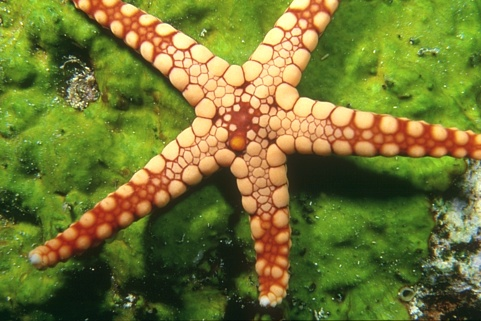
#> input picture 12003.jpg, 481 x 321 px
$ jupyter execute Visual_computing_Filtering_solutions.ipynb
#> lines starting #> are read from the running program, lines starting #| are printed output that depends on the picture; after the words box and inside, x2 and y2 are one past the last pixel; in counts of white or black regions, pixels touching at a corner belong together
# VIC - Introduction to Visual Computing

## Low-Level Vision, Image Filtering, Edge Detection.

During these exercises, you will become familiar with image processing and low level vision in `Python`.

For the lab exercises use `jupyter` (or anything else at your own risk). It can be installed by issuing `pip install jupyter` on Linux after installing pip itself with `apt install python-pip`. Mac and Windows users can find the installation instructions online. The first thing that is needed is to import some libraries, such as `numpy`, `scipy`, `random` and `matplotlib` for visualization. If they are missing you can simply install them with e.g., `pip install numpy`

[cell 1]
import scipy
import numpy as np
import matplotlib.pyplot as plt

### Exercise 1

Consider the filter `f = [1,3,2]` and the 1D image `I = [0,1,2,3,3,3,1,3,6]`. What is the result of `f*I`? Implement your own convolution and then compare it to `scipy.ndimage.convolve1d`. Pad the image with zeros at the boundaries if necessary. Plot the two signals and observe their difference. What does this filter do?

[cell 2]
f = np.array([1, 3, 2])
I = np.array([0, 1, 2, 3, 3, 3, 1, 3, 6])

[cell 3]
O = np.zeros_like(I)
pad_I = np.pad(I, pad_width=1, mode='constant')

for i in range(len(I)):
    O[i] = np.sum(pad_I[i:i+3] * f[::-1])

print(O)

[cell 4]
from scipy.ndimage import convolve1d

O_np = convolve1d(I, f, mode='constant')
print(O_np)

[cell 5]
fig, ax = plt.subplots(figsize=(8, 3))

ax.plot(O_np, color='orange')
ax.scatter(range(len(O_np)), O_np, marker='o', color='orange')
ax.plot(I, color='blue')
ax.scatter(range(len(I)), I, marker='o', color='blue')

### Exercise 2

Now let us pass to two dimensions. We read an image and the corresponding (human generated) ground truth of the image contours.

[cell 6]
from scipy import io

mat = io.loadmat('12003.mat')
#> (reads 12003.mat from the repository)
bound = mat['groundTruth'][0, 2][0][0][1]

image = plt.imread('12003.jpg')
#> image is the input picture: shape (321, 481, 3); mean R, G, B 114.1, 118.7, 50.3

fig, axes = plt.subplots(figsize=(15, 10), ncols=2)

axes[0].imshow(image)
axes[1].imshow(bound, cmap='gray')

The exercises below will be simplified if we work on a grayscale representation. We also normalise to a [0, 1] range

[cell 7]
# conversion to grayscale
r, g, b = image[:,:,0], image[:,:,1], image[:,:,2]
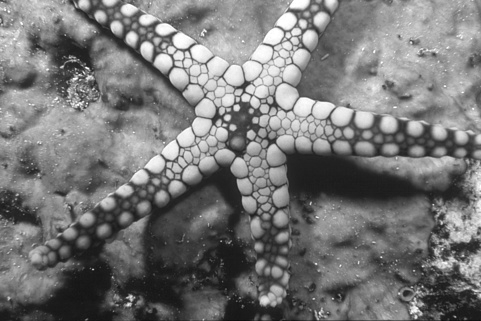
#> g: shape (321, 481); min 13, max 255, mean 118.7
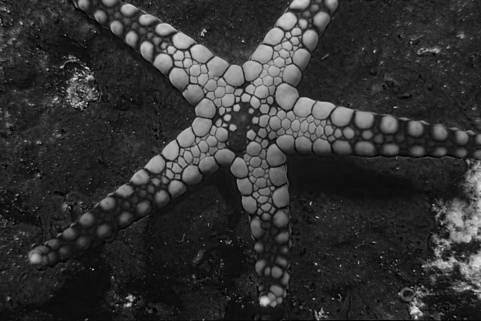
#> b: shape (321, 481); min 0, max 235, mean 50.3
img = (0.2989 * r + 0.5870 * g + 0.1140 * b) / 255.

fig, ax = plt.subplots(figsize=(10, 10))
ax.imshow(img, cmap='gray')

### Exercise 3

Salt and pepper noise randomly sets each pixel to the minimum or maximum of the image range (here, 0 or 1). Implement a function with parameter $p$ to add salt and pepper noise to the grayscale `img`. Each pixel should become 0 with probability $p/2$, 1 with probability $p/2$, and stay unchanged with probaility $1 - p$. Use the `random.random` function.

[cell 8]
from random import random

def salt_and_pepper_noise(img, p):
    """
    Adds salt and pepper noise to the image
    p: probability of the noise
    """
#> called with p = 0.1
    assert 0 <= p and p <= 1  # valid probability
    assert len(img.shape) == 2  # grayscale image
    h, w = img.shape
#> h = 321; w = 481

    I_out = img.copy()

    for i in range(h):
        for j in range(w):
            if random() < p:
                if random() < 0.5:
                    I_out[i, j] = 0  # pepper
                else:
                    I_out[i, j] = 1  # salt
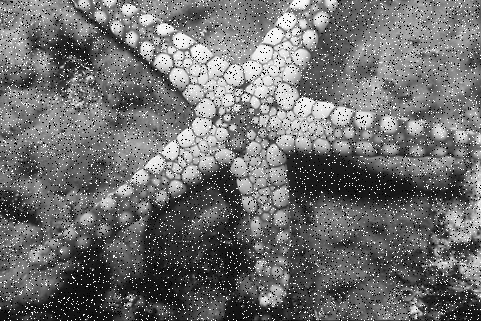
#> I_out: shape (321, 481) float64; min 0, max 1, mean 0.436
    return I_out

We can plot the result. Try adjusting the amount of salt and pepper. For best results, proceed to the next exercise with $p \approx 0.1$

[cell 9]
sp_img = salt_and_pepper_noise(img, 0.1)

fig, ax = plt.subplots(figsize=(10, 10))
ax.imshow(sp_img, cmap='gray')

## Low-pass filters

Low-pass filters attenuate high-frequency signals, and can be used for smoothing and noise removal. Here we will implement three such filters. Take some time to check the different results. Which filter behaves better and why?

### Exercise 4.1

Implement a mean filter,

$$
M = 1/9 \cdot \begin{bmatrix}
1 & 1 & 1 \\
1 & 1 & 1 \\
1 & 1 & 1
\end{bmatrix}$$

as a `np.array` object to remove the salt and pepper noise from the image. Use the `scipy.ndimage.convolve` function to convolve the filter. Try changing the filter size. What happens?

[cell 10]
from scipy.ndimage import convolve

radius = 5
MEAN_FILTER = (1 / radius ** 2) * np.ones((radius, radius))
mean_img = convolve(sp_img, MEAN_FILTER, mode='constant')

fig, ax = plt.subplots(figsize=(10, 10))
ax.imshow(mean_img, cmap='gray')

### Exercise 4.2

Apply a Gaussian filter to the image. This time, use the `scipy.ndimage.gaussian_filter` function. Try adjusting the `sigma` parameter. What do you observe?

[cell 11]
from scipy.ndimage import gaussian_filter

gaussian_img = gaussian_filter(sp_img, sigma=3)

fig, ax = plt.subplots(figsize=(10, 10))
ax.imshow(gaussian_img, cmap='gray')

### Exercise 4.3

Implement a median filter to denoise the image. Note that this filter is non-linear, so this time you will have to code the sliding-window process yourself. Can you think of an improvement to a simple sliding-window approach?

[cell 12]
def median_filter(img, radius):
#> called with radius = 1
    h, w = img.shape
#> h = 321; w = 481

    I_out = img.copy()

    for i in range(h):
        for j in range(w):
            I_out[i, j] = np.median(img[max(i-radius, 0):min(i+radius, h),
                                        max(j-radius, 0):min(j+radius, w)])
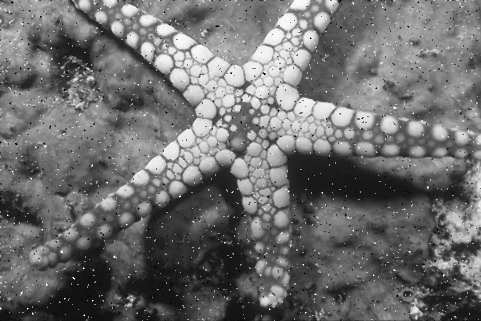
#> I_out: shape (321, 481) float64; min 0, max 1, mean 0.43
    return I_out

median_img = median_filter(sp_img, 1)

fig, ax = plt.subplots(figsize=(10, 10))
ax.imshow(median_img, cmap='gray')

## High-pass filters

High-pass filters promote high-frequency information, and can be used for image sharpening and edge detection. Here we implement two such filters.

### Exercise 5.1

Implement the Laplacian filter,

$$\Delta I = \frac{\partial^2 I}{\partial x^2} + \frac{\partial^2 I}{\partial y^2} := I * \Bigg(\begin{bmatrix}
0 & 0 & 0 \\
-1 & 2 & -1 \\
0 & 0 & 0
\end{bmatrix} +
\begin{bmatrix}
0 & -1 & 0 \\
0 & 2 & 0 \\
0 & -1 & 0
\end{bmatrix}\Bigg)$$

on the original image to detect the edges. Once more, you should use `scipy.ndimage.convolve` to perform the convolution. Perform the same using the smoothed images from a Gaussian filter. What do you observe?

[cell 13]
LAPLACE_FILTER = np.array([[0, -1, 0],
                           [-1, 4, -1],
                           [0, -1, 0]])

laplace_img = convolve(img, LAPLACE_FILTER, mode='constant')

fig, ax = plt.subplots(figsize=(10, 10))
ax.imshow(laplace_img, cmap='gray')

### Exercise 5.2

Implement the Sobel filters and apply them to `img` to detect the edges,

$$G_x = I * \begin{bmatrix}
1 & 0 & -1 \\
2 & 0 & -2 \\
1 & 0 & -1
\end{bmatrix}, G_y = I * \begin{bmatrix}
1 & 2 & 1 \\
0 & 0 & 0 \\
-1 & -2 & -1
\end{bmatrix}.$$

[cell 14]
SOBEL_X = np.array([[+1, 0, -1],
                    [+2, 0, -2],
                    [+1, 0, -1]])

SOBEL_Y = np.array([[+1, +2, +1],
                    [0, 0, 0],
                    [-1, -1, -2]])

sobel_x_img = convolve(img, SOBEL_X, mode='constant')
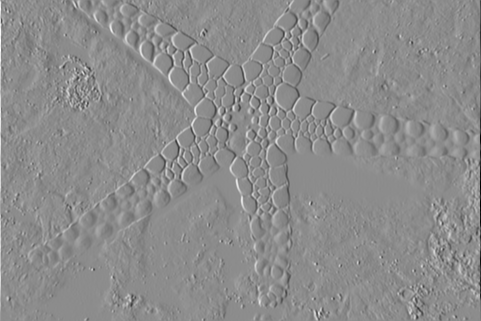
#> sobel_x_img: shape (321, 481) float64; min -3.62, max 2.95, mean 0.00082; drawn with min black and max white
sobel_y_img = convolve(img, SOBEL_Y, mode='constant')
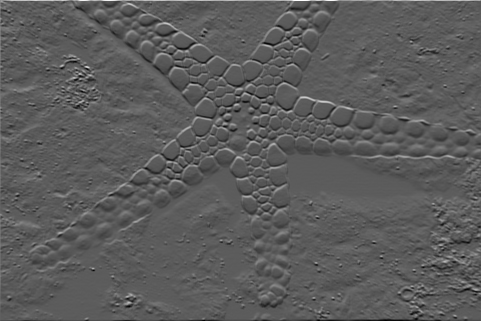
#> sobel_y_img: shape (321, 481) float64; min -2.22, max 3.92, mean -0.00383; drawn with min black and max white

fig, axes = plt.subplots(figsize=(15, 10), ncols=2)
axes[0].imshow(sobel_x_img, cmap='gray')
axes[0].set_title('$G_x$')
axes[1].imshow(sobel_y_img, cmap='gray')
axes[1].set_title('$G_y$')

### Exercise 5.3

Combine the Sobel gradient images to obtain the gradient magnitude image,

$$G = \sqrt{G_x^2 + G_y^2}$$

Then, binarise this by choosing a suitable threshold in order to obtain a segmentation of the image edges.

[cell 15]
magnitude_img = np.sqrt(sobel_x_img ** 2 + sobel_y_img ** 2)

# normalise image
magnitude_img -= np.min(magnitude_img)
magnitude_img /= np.max(magnitude_img)

THRESHOLD = 0.2
segmented_img = magnitude_img > THRESHOLD
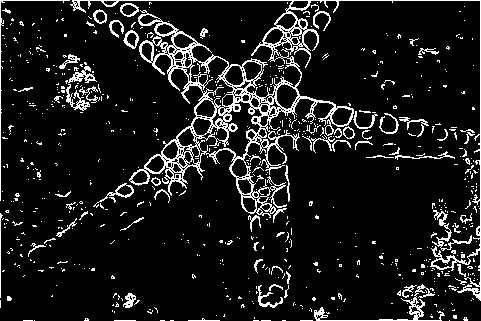
#> segmented_img: shape (321, 481) bool; 10.4% white in thin lines or dots

fig, axes = plt.subplots(figsize=(15, 10), ncols=2)
axes[0].imshow(magnitude_img, cmap='gray')
axes[0].set_title('$G$')
axes[1].imshow(segmented_img, cmap='gray')
axes[1].set_title('$G > T$')

We can then evaluate the segmentation quality as compared with the ground truth image using `sklearn.metrics`. Try adjusting the threshold above. How do the evaluation metrics change?

[cell 16]
from sklearn.metrics import precision_score, recall_score, f1_score, accuracy_score

print('Precision:\t %.02f' % precision_score(segmented_img.flatten(), bound.flatten()))
#| Precision:	 0.29
#> bound: shape (321, 481); values 0 (black) and 1 (white), 3.3% white in thin lines or dots
print('Recall:\t\t %.02f' % recall_score(segmented_img.flatten(), bound.flatten()))
#| Recall:		 0.09
print('F1 score:\t %.02f' % f1_score(segmented_img.flatten(), bound.flatten()))
#| F1 score:	 0.14
print('Accuracy:\t %.02f' % accuracy_score(segmented_img.flatten(), bound.flatten()))
#| Accuracy:	 0.88

### Exercise 5.4

Try the different morphological operators in `scipy.ndimage` to post-process the segmented image, and improve the overall accuracy. Note, that despite the mathematical jargon, a dilation is really just a *max* filter, and an erosion is a *min* filter, akin to the median filter we coded before. The structuring element specifies the size and shape of the filter.

[cell 17]
from scipy.ndimage import binary_dilation, binary_erosion, binary_opening, binary_closing

# Define structuring element
selem = np.ones((2, 2))

dilated_image = binary_dilation(segmented_img, selem)
#> dilated_image: shape (321, 481) bool; 18.4% white; 319 white regions (223 under 20 px), largest, box (x1, y1, x2, y2) and area: (69, 0, 481, 301) 18032, (313, 283, 445, 321) 1117, (57, 61, 104, 113) 1035
eroded_image = binary_erosion(segmented_img, selem)
#> eroded_image: shape (321, 481) bool; 2.5% white in thin lines or dots
opened_image = binary_opening(segmented_img, selem)
#> opened_image: shape (321, 481) bool; 6.3% white in thin lines or dots
closed_image = binary_closing(segmented_img, selem)
#> closed_image: shape (321, 481) bool; 11.6% white; 452 white regions (394 under 20 px), largest, box (x1, y1, x2, y2) and area: (120, 1, 378, 232) 10085, (430, 1, 481, 301) 1472, (314, 284, 445, 321) 756

fig, axes = plt.subplots(figsize=(15, 10), nrows=2, ncols=2)
axes[0][0].imshow(dilated_image, cmap='gray')
axes[0][0].set_title('Dilation')
axes[0][1].imshow(eroded_image, cmap='gray')
axes[0][1].set_title('Erosion')
axes[1][0].imshow(opened_image, cmap='gray')
axes[1][0].set_title('Opening')
axes[1][1].imshow(closed_image, cmap='gray')
axes[1][1].set_title('Closing')

[cell 18]
from sklearn.metrics import precision_score, recall_score, f1_score, accuracy_score

print('Precision:\t %.02f' % precision_score(opened_image.flatten(), bound.flatten()))
#| Precision:	 0.20
print('Recall:\t\t %.02f' % recall_score(opened_image.flatten(), bound.flatten()))
#| Recall:		 0.10
print('F1 score:\t %.02f' % f1_score(opened_image.flatten(), bound.flatten()))
#| F1 score:	 0.13
print('Accuracy:\t %.02f' % accuracy_score(opened_image.flatten(), bound.flatten()))
#| Accuracy:	 0.92

## Fourier analysis

We will now perform the main low- and high-pass filter operations in frequency space using `scipy.fft` functions for Fourier analysis. First, let's plot the frequency representation of our grayscale image. We define a helper function `vis_fft` to visualise lower amplitude frequencies more easily. Notice, the transform is a complex-valued image.

[cell 19]
from scipy.fft import fft2, fftshift

# Apply 2D fast Fourier transform algorithm
fft_img = fft2(img)

# Helper function for visualising low-intensity Fourier values
def vis_fft(fft):
    return np.log(np.abs(fft) + 1e-8)

fig, ax = plt.subplots(figsize=(10, 10))
ax.imshow(vis_fft(fftshift(fft_img)))

### Exercise 6.1

We form a 2D Gaussian $G$ in pixel space. Applying the convolution theorem,

$$\mathcal{F}(G * I) = \mathcal{F}(G) \cdot \mathcal{F}(I),$$

we multiply the frequency representation of the Gaussian $\mathcal{F}(G)$ element-wise with that of the image, and visualise each. Note we apply the `fftshift` function to centerise the low frequencies. What is the shape of $\mathcal{F}(G)$?

[cell 20]
from scipy.fft import ifft2, ifftshift
from scipy import signal

# Outer product of Gaussians
GAUSSIAN_FILTER = np.outer(signal.gaussian(img.shape[0], std=3),
                           signal.gaussian(img.shape[1], std=3))

# Transform Gaussian filter
fft_gaussian = fft2(ifftshift(GAUSSIAN_FILTER))

# By the convolution theorem!
fft_convolved = fft_img * fft_gaussian

fig, axes = plt.subplots(figsize=(15, 10), ncols=3)

axes[0].imshow(GAUSSIAN_FILTER)
axes[0].set_title('$G$')
axes[1].imshow(vis_fft(fftshift(fft_gaussian)))
axes[1].set_title('$\mathcal{F}(G)$')
axes[2].imshow(vis_fft(fftshift(fft_convolved)))
axes[2].set_title('$\mathcal{F}(G * I) = \mathcal{F}(G) * \mathcal{F}(I)$')
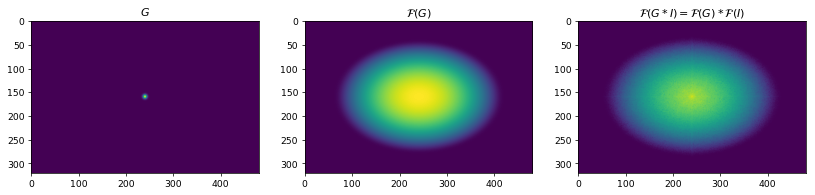
#> figure drawn by matplotlib, 3 panels

All that remains is to apply the inverse FFT to recover the original image! What was the effect of the Gaussian kernel? How does it compare with that of **Exercise 4.2**?

[cell 21]
restored_img = ifft2(fft_convolved).real

fig, ax = plt.subplots(figsize=(10, 10))
ax.imshow(restored_img, cmap='gray')

### Exercise 6.2

Mask (set to zero) the low frequencies of `fft_img` so as perform a high-pass filter in Fourier space.

[cell 22]
h, w = fft_img.shape
#> h = 321; w = 481
r = 10

fft_low_pass = fftshift(fft_img)

for i in range(h):
    for j in range(w):
        if np.sqrt((i - h / 2) ** 2 + (j - w / 2) ** 2) < r:
            fft_low_pass[i, j] = 0

fig, ax = plt.subplots(figsize=(10, 10))
ax.imshow(vis_fft(fft_low_pass))
#> in vis_fft (call 4), `return np.log(np.abs(fft) + 1e-8)`:
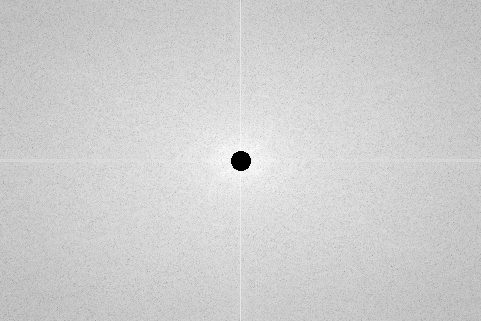
#> returned value: shape (321, 481) float64; min -18.42, max 7.06, mean 2.28; drawn with min black and max white

We finally restore the image to pixel space.

[cell 23]
restored_img = ifft2(ifftshift(fft_low_pass)).real
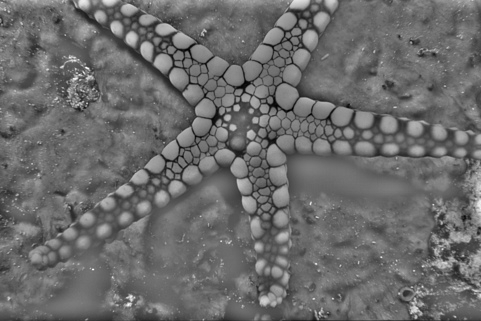
#> restored_img: shape (321, 481) float64; min -0.492, max 0.67, mean -1.47e-18; drawn with min black and max white

fig, ax = plt.subplots(figsize=(10, 10))
ax.imshow(restored_img, cmap='gray')
